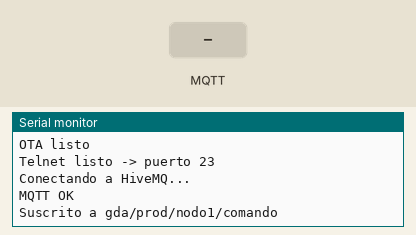
Recording of a sketch running on a simulated ESP32. On the bench: the last lines printed to the serial monitor. Inputs (shaded band) come from the test bench. WiFi joins after 1.5 s; servers stay silent unless stated; no MQTT or app messages arrive unless stated; not simulated (calls return 0 or success): secrets.h.

Above: at 3.2 s.
3.3 s: MQTT message "1" arrives on the first subscribed topic
At 4.2 s:
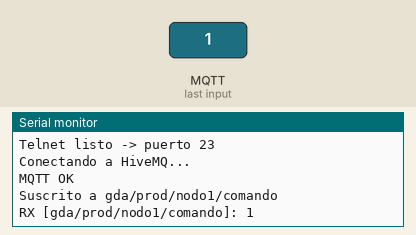
6.3 s: MQTT message "on" arrives on the first subscribed topic
At 7.5 s:
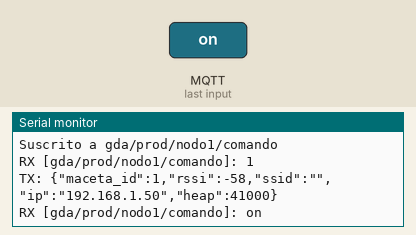
7.8 s: MQTT message "off" arrives on the first subscribed topic
At 8.8 s:
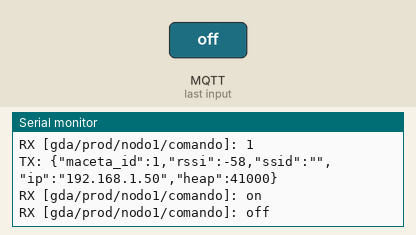

The sketch:

gda-nodo.ino
```cpp
/* ============================================================
    GEMELO DIGITAL AGRICOLA (GDA) - Nodo IoT
    WiFiMulti + HiveMQ Cloud (TLS) + OTA + Telnet
    ------------------------------------------------------------
    Copia de referencia del firmware del nodo real (lo mantiene
    quien tiene el hardware — ver docs/GUIA_HARDWARE_FIRMWARE.md
    y el documento interno "GDA Guia Setup").
    Requiere un archivo secrets.h en esta carpeta (ver
    secrets.h.example). Placa: ESP32 Dev Module, Partition
    Scheme = Minimal SPIFFS (1.9MB APP with OTA).
    ============================================================ */

#include <WiFi.h>
#include <WiFiMulti.h>
#include <WiFiClientSecure.h>
#include <ESPmDNS.h>
#include <ArduinoOTA.h>
#include <PubSubClient.h>
#include "secrets.h"

/* ---------- BROKER ---------- */
const char* MQTT_HOST = "fe6b7e466a1e43c7ba4a2cb5dcc50a39.s1.eu.hivemq.cloud";
const int   MQTT_PORT = 8883;
const char* NODO_ID  = "nodo1";
const char* HOSTNAME = "gda-nodo1";
const char* PREFIX   = "gda/prod";

/* ---------- CERTIFICADO ISRG Root X1 (Let's Encrypt) ---------- */
const char* CA_CERT = R"EOF(
-----BEGIN CERTIFICATE-----
MIIFazCCA1OgAwIBAgIRAIIQz7DSQONZRGPgu2OCiwAwDQYJKoZIhvcNAQELBQAw
TzELMAkGA1UEBhMCVVMxKTAnBgNVBAoTIEludGVybmV0IFNlY3VyaXR5IFJlc2Vh
cmNoIEdyb3VwMRUwEwYDVQQDEwxJU1JHIFJvb3QgWDEwHhcNMTUwNjA0MTEwNDM4
WhcNMzUwNjA0MTEwNDM4WjBPMQswCQYDVQQGEwJVUzEpMCcGA1UEChMgSW50ZXJu
ZXQgU2VjdXJpdHkgUmVzZWFyY2ggR3JvdXAxFTATBgNVBAMTDElTUkcgUm9vdCBY
MTCCAiIwDQYJKoZIhvcNAQEBBQADggIPADCCAgoCggIBAK3oJHP0FDfzm54rVygc
h77ct984kIxuPOZXoHj3dcKi/vVqbvYATyjb3miGbESTtrFj/RQSa78f0uoxmyF+
0TM8ukj13Xnfs7j/EvEhmkvBioZxaUpmZmyPfjxwv60pIgbz5MDmgK7iS4+3mX6U
A5/TR5d8mUgjU+g4rk8Kb4Mu0UlXjIB0ttov0DiNewNwIRt18jA8+o+u3dpjq+sW
T8KOEUt+zwvo/7V3LvSye0rgTBIlDHCNAymg4VMk7BPZ7hm/ELNKjD+Jo2FR3qyH
B5T0Y3HsLuJvW5iB4YlcNHlsdu87kGJ55tukmi8mxdAQ4Q7e2RCOFvu396j3x+UC
B5iPNgiV5+I3lg02dZ77DnKxHZu8A/lJBdiB3QW0KtZB6awBdpUKD9jf1b0SHzUv
KBds0pjBqAlkd25HN7rOrFleaJ1/ctaJxQZBKT5ZPt0m9STJEadao0xAH0ahmbWn
OlFuhjuefXKnEgV4We0+UXgVCwOPjdAvBbI+e0ocS3MFEvzG6uBQE3xDk3SzynTn
jh8BCNAw1FtxNrQHusEwMFxIt4I7mKZ9YIqioymCzLq9gwQbooMDQaHWBfEbwrbw
qHyGO0aoSCqI3Haadr8faqU9GY/rOPNk3sgrDQoo//fb4hVC1CLQJ13hef4Y53CI
rU7m2Ys6xt0nUW7/vGT1M0NPAgMBAAGjQjBAMA4GA1UdDwEB/wQEAwIBBjAPBgNV
HRMBAf8EBTADAQH/MB0GA1UdDgQWBBR5tFnme7bl5AFzgAiIyBpY9umbbjANBgkq
hkiG9w0BAQsFAAOCAgEAVR9YqbyyqFDQDLHYGmkgJykIrGF1XIpu+ILlaS/V9lZL
ubhzEFnTIZd+50xx+7LSYK05qAvqFyFWhfFQDlnrzuBZ6brJFe+GnY+EgPbk6ZGQ
3BebYhtF8GaV0nxvwuo77x/Py9auJ/GpsMiu/X1+mvoiBOv/2X/qkSsisRcOj/KK
NFtY2PwByVS5uCbMiogziUwthDyC3+6WVwW6LLv3xLfHTjuCvjHIInNzktHCgKQ5
ORAzI4JMPJ+GslWYHb4phowim57iaztXOoJwTdwJx4nLCgdNbOhdjsnvzqvHu7Ur
TkXWStAmzOVyyghqpZXjFaH3pO3JLF+l+/+sKAIuvtd7u+Nxe5AW0wdeRlN8NwdC
jNPElpzVmbUq4JUagEiuTDkHzsxHpFKVK7q4+63SM1N95R1NbdWhscdCb+ZAJzVc
oyi3B43njTOQ5yOf+1CceWxG1bQVs5ZufpsMljq4Ui0/1lvh+wjChP4kqKOJ2qxq
4RgqsahDYVvTH9w7jXbyLeiNdd8XM2w9U/t7y0Ff/9yi0GE44Za4rF2LN9d11TPA
mRGunUHBcnWEvgJBQl9nJEiU0Zsnvgc/ubhPgXRR4Xq37Z0j4r7g1SgEEzwxA57d
emyPxgcYxn/eR44/KJ4EBs+lVDR3veyJm+kXQ99b21/+jh5Xos1AnX5iItreGCc=
-----END CERTIFICATE-----
)EOF";

/* ---------- OBJETOS ---------- */
WiFiMulti wifiMulti;
WiFiServer telnet(23);
WiFiClient cliente;
WiFiClientSecure net;
PubSubClient mqtt(net);

char topic_telemetria[50];
char topic_comando[50];
char topic_evento[50];

/* ---------- LOG (serie + telnet) ---------- */
void log(const String& msg) {
  Serial.println(msg);
  if (cliente && cliente.connected()) cliente.println(msg);
}

/* ---------- WIFI ---------- */
void cargarRedes() {
  wifiMulti.addAP(WIFI_SSID_1, WIFI_PASS_1);
  wifiMulti.addAP(WIFI_SSID_2, WIFI_PASS_2);
  wifiMulti.addAP(WIFI_SSID_3, WIFI_PASS_3);
}

void conectarWiFi() {
  Serial.print("Buscando red");
  while (wifiMulti.run() != WL_CONNECTED) {
    delay(500);
    Serial.print(".");
  }
  Serial.println();
  Serial.println("Red:  " + WiFi.SSID());
  Serial.println("IP:   " + WiFi.localIP().toString());
  Serial.println("RSSI: " + String(WiFi.RSSI()));
}

/* ---------- MQTT ---------- */
void onMessage(char* topic, byte* payload, unsigned int len) {
  String msg;
  for (unsigned int i = 0; i < len; i++) msg += (char)payload[i];
  log("RX [" + String(topic) + "]: " + msg);
}

void reconectarMQTT() {
  int intentos = 0;
  while (!mqtt.connected() && intentos < 3) {
    log("Conectando a HiveMQ...");
    String cid = "esp32-" + String(NODO_ID);
    if (mqtt.connect(cid.c_str(), MQTT_USER, MQTT_PASS)) {
      log("MQTT OK");
      mqtt.subscribe(topic_comando);
      log("Suscrito a " + String(topic_comando));
    } else {
      log("Fallo, rc=" + String(mqtt.state()));
      intentos++;
      delay(3000);
    }
  }
}

/* ---------- SETUP ---------- */
void setup() {
  Serial.begin(115200);
  delay(500);

  WiFi.mode(WIFI_STA);
  cargarRedes();
  conectarWiFi();

  if (MDNS.begin(HOSTNAME)) {
    Serial.println("mDNS: " + String(HOSTNAME) + ".local");
  }

  ArduinoOTA.setHostname(HOSTNAME);
  ArduinoOTA.setPassword(OTA_PASS);
  ArduinoOTA.onStart([]() { Serial.println("OTA iniciando..."); });
  ArduinoOTA.onProgress([](unsigned int p, unsigned int t) {
    Serial.printf("OTA %u%%\r", (p * 100) / t);
  });
  ArduinoOTA.onEnd([]() { Serial.println("\nOTA completo."); });
  ArduinoOTA.onError([](ota_error_t e) { Serial.printf("OTA error [%u]\n", e); });
  ArduinoOTA.begin();
  Serial.println("OTA listo");

  telnet.begin();
  telnet.setNoDelay(true);
  Serial.println("Telnet listo -> puerto 23");

  snprintf(topic_telemetria, sizeof(topic_telemetria), "%s/%s/telemetria", PREFIX, NODO_ID);
  snprintf(topic_comando,    sizeof(topic_comando),    "%s/%s/comando",    PREFIX, NODO_ID);
  snprintf(topic_evento,     sizeof(topic_evento),     "%s/%s/evento",     PREFIX, NODO_ID);

  net.setCACert(CA_CERT);
  mqtt.setServer(MQTT_HOST, MQTT_PORT);
  mqtt.setBufferSize(512);
  mqtt.setCallback(onMessage);
}

/* ---------- LOOP ---------- */
void loop() {
  ArduinoOTA.handle();

  /* WiFi: chequeo cada 10 s. No en cada vuelta:
     wifiMulti.run() escanea redes y bloquea ~2 s. */
  static unsigned long tWifi = 0;
  if (millis() - tWifi > 10000) {
    tWifi = millis();
    if (wifiMulti.run() != WL_CONNECTED) {
      log("WiFi caido, reintentando...");
      return;
    }
  }

  /* Cliente telnet nuevo */
  if (telnet.hasClient()) {
    if (cliente) cliente.stop();
    cliente = telnet.available();
    cliente.println("=== GDA " + String(NODO_ID) + " ===");
  }

  if (!mqtt.connected()) reconectarMQTT();
  mqtt.loop();

  /* Telemetria cada 5 s (subir a 600000 en produccion) */
  static unsigned long t = 0;
  if (millis() - t > 5000) {
    t = millis();
    String payload = "{\"maceta_id\":1"
                     + String(",\"rssi\":") + WiFi.RSSI()
                     + ",\"ssid\":\"" + WiFi.SSID() + "\""
                     + ",\"ip\":\"" + WiFi.localIP().toString() + "\""
                     + ",\"heap\":" + ESP.getFreeHeap() + "}";
    if (mqtt.publish(topic_telemetria, payload.c_str())) {
      log("TX: " + payload);
    } else {
      log("Fallo publish");
    }
  }
}
```

Measured:
- after the input at 3.3 s, the serial monitor: prints a new line at once (image 1)
- after the input at 6.3 s, the serial monitor: prints a new line at once (image 2)
- after the input at 7.8 s, the serial monitor: prints a new line at once (image 3)
